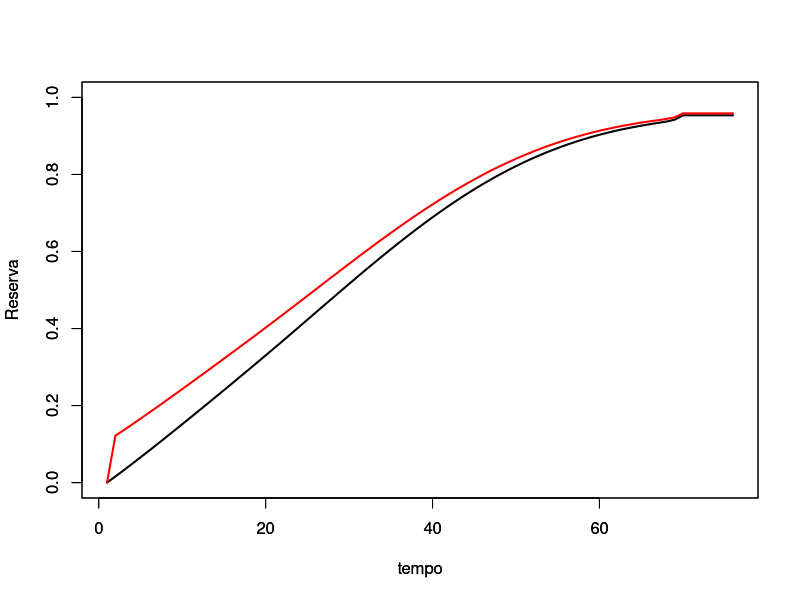

Here is the R script that generated this plot: (Note: this script raises an error after producing the figure.)
tabuas<- read.table('Tabuas.txt', header=T)
attach(tabuas)

AX<-function( i, idade,b,tabua)  {  
  qx<-tabua
  px<-1-qx
  n<-max(Idade)-idade
  v <- (1/(i+1))^(1:n)                                
  
  pxx <- c(1, cumprod( px[(idade+1):(idade+n-1)]) ) 
  if(n==1){
    pxx<-1
  }
  qxx <- c(qx[(idade+1):(idade+n)])
  
  Ax <- b* sum(v*pxx*qxx)
  
  if(n==0){
    Ax<-0
  }
  return (Ax)
}


ax<-function(i,idade,b,tabua){
  px<- 1-tabua
  v <- 1/(1+i)
  n<-max(Idade)-idade
  pxx    <- c(1, cumprod(px[(idade+1):(length(px)-1)]) )
  if(n==1){
    pxx<-1
  }
  t         <- (0:(length(pxx)-1))
  if(n==0){
    ax<-0
  }
  ax      <- b*sum(v^(t)*pxx)
  return(ax)
}



p<-AX(0.03,40,1,tabuas$AT_49_qx)/ax(0.03,40,1,tabuas$AT_49_qx)

Vr<-Vrv<-(1:(max(Idade)-40))*0

Vr[1]<-Vrv[1]<-0

for (i in 1:(max(Idade)-41)){
  
  Vr[i+1]=AX(0.03,40+i,1,tabuas$AT_49_qx)-p*ax(0.03,40+i,1,tabuas$AT_49_qx)
  Vrv[i+1]=(AX(0.03,40+i,1,tabuas$AT_49_qx)+0.005*ax(0.03,40+i,1,tabuas$AT_49_qx))-(p)*ax(0.03,40+i,1,tabuas$AT_49_qx)
}

plot(Vr,type='l',ylim=c(0,1),ylab="Reserva",xlab="tempo",lwd=2)
par(new=T)
plot(Vrv,type='l',col='red',ylim=c(0,1),ylab="Reserva",xlab="tempo",lwd=2)

#----------------------------------------------------------------------------------------
#----------------------------------------------------------------------------------------
#----------------------------------------------------------------------------------------
#----------------------------------------------------------------------------------------
#-----------------------------------------------------GRÁFICOS DE RESERVAS

rm(list=ls(all=T))

tabua<- read.table('Tabuas.txt', header=T)
attach(tabua)

#  O código do R faz arrendondamentos, pois usa a coluna lx e não a q
# motivo da suavição do grafico. 
anx<-function(i,idade,n,b,tabua){
  v       <- 1/(1+i) 
  px     <- 1-tabua
  pxx   <- c(1, cumprod(px[(idade+1):(idade+n-1)]) )
  if(n==1){
    pxx<-1
  }
  t        <- (0:(length(pxx)-1))
  anx     <- b*sum(v^(t)*pxx)
  if(n<=0){
    anx<-0
  }

  return(anx)
}




dotalP<-function(i,idade,n,b,tabua){
  px<-1-tabua
  V <- 1/(i+1)^n
  npx <- prod( px[(idade+1):(idade+n)])
   Dt <- V*npx*b
   if(n<0){Dt=0}
  return(Dt)
}

#  xm é a idade em que vai se aposentar
Pr<-function(i,x,xm,b,tabua){
  q<-tabua
  m<-xm-x
  pr<-(dotalP(i,x,m,1,q)*anx(i,xm, ((length(q)-1)-(xm)),1,q))/anx(i,x,m,1,q)
  if(pr=='NaN'){pr<-0}
  return(pr)
}


#  xm é a idade em que x vai se aposentar
Reserva <-function(i,x,tabua,xm,t,b){
  qq <-tabua
  m  <-(xm-x)
  if(t<m){
       Vr <- dotalP(i,(x+t),(m-t),b,qq)*anx(i,xm,((length(qq)-1)-xm),b,qq)-pr*anx(i,(x+t),(m-t),b,qq)
  } else{
       Vr <- anx(i,(x+t),((length(qq)-1)-(x+t)),b,qq)
  }
  return(Vr)
}


#----------------------------------------------------------------
#PNI = (f_anuidade(idade=65, i=0.2, lx=tabua$lx, benef=1, postec = FALSE, temp=NA, dif=5))/
#       f_anuidade(idade=65, i=0.2, lx=tabua$lx, benef=1, postec = FALSE, temp=5, dif=NA)
#pr<-Pr(0.2,65,70,1,tabua$qx)
#PNI;pr
# m=5, t=4, x=65
#V4 =  (f_anuidade(idade=69, i=0.2, lx=tabua$lx, benef=1, postec = FALSE, temp=NA, dif=1)) - 
#       PNI*f_anuidade(idade=69, i=0.2, lx=tabua$lx, benef=1, postec = FALSE, temp=1, dif=NA)
#V4;Reserva(0.2,65,tabua$qx,70,4,1)

#------------------------------------------------------------------------





#----------------------------------------------------------
id    <- 35:65        # variar a idade inicial
tempo <- 0:45         # Tempo passado   ( ajustar o tempo para que não ultrapasse a tabua)
nome_do_arquivo <- "dados2.txt"
arquivo         <- file(nome_do_arquivo, "w") # Abrir o arquivo para escrita


   aux <- 0
     q <-tabua$AT_49_qx
     q <-c(q[q<1],1)
  
for(Id in 1:length(id)){   # IDADES
  
  pr  <- Pr(0.2,id[Id],70,1,q)
  aux <- aux+1
  
  for (j in 1:length(tempo)){
  
  V <- Reserva(0.2,id[Id],q,70,tempo[j],1)
  
  if(!is.na(V)){
    
  linha <- paste(id[Id],tempo[j],V,collapse = "\t")  # Separador de tabulação (\t) entre as colunas
    cat(linha, file = arquivo)
    cat("\n", file = arquivo)}
  
}
  cat("\n", file = arquivo)
  aux<-aux+1 
  
 }

close(arquivo)

par(mfrow = c(1, 2)) 




Vr<-(1:80)*0

 Reserva(0.03,35,tabua$qx,70,36,1)
 anx(0.03,71,(max(tabua$Idades)-71),1,tabua$qx)


pr<-Pr(0.03,35,70,1,tabua$qx)

for (t in 1:80){
  Vr[t]= Reserva(0.03,35,tabua$qx,70,t,1)
}
plot(Vr,type='l',ylab="Reserva",xlab="tempo",lwd=2)


# Colocar no livro do leandro  
  n<-0:3
  p<-dbinom(n,3,0.6)
  fdp<-pbinom(n,3,0.6)
  U<-c(0.7, 0.1, 0.3, 0.1, 0.9, 0.5, 0.5, 0.7, 0.3, 0.10)
  N<-U*0
  for(i in 1:length(U)){
    if(U[i]<fdp[1]){
      N[i]<-0
    }else{ if((fdp[1]<=U[i])|(U[i]<fdp[2])){
      N[i]<-1}else{ 
        if((fdp[2]<=U[i])|(U[i]<fdp[3])){N[i]<-2}else{N[i]<-3}     }
      
    }
    
  }
  
 
  
  